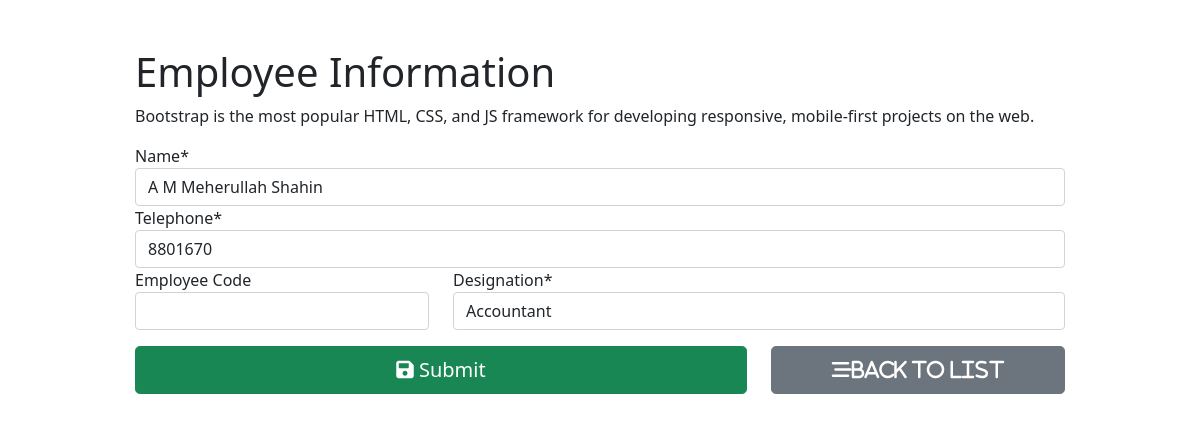
Page /employee/2/ on the earlier database version.
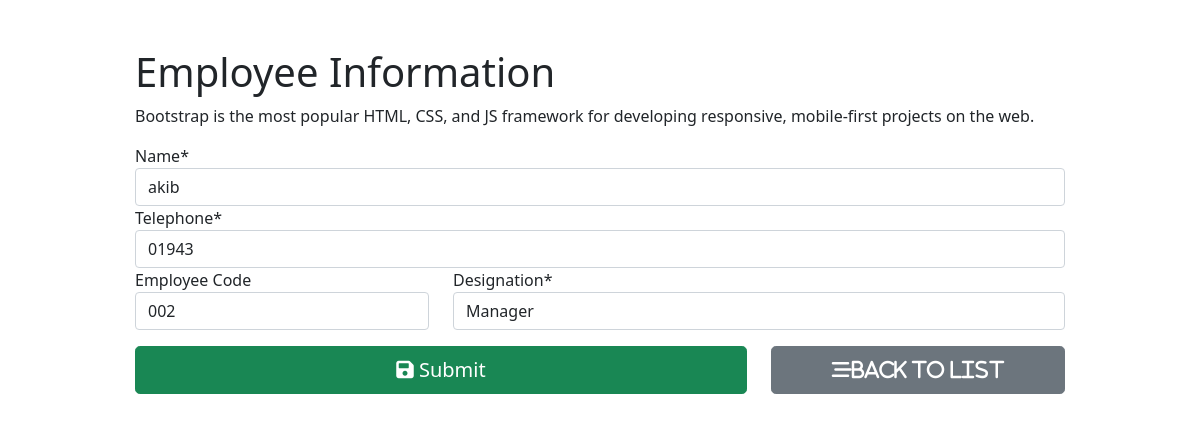
Same page on the later database version.
### employee_reg/models.py (models this page shows)
class Employee(models.Model):
    fullName = models.CharField(max_length=100)
    emp_code = models.CharField(max_length=20)
    mobileNo = models.CharField(max_length=15)
    position = models.ForeignKey(Position,on_delete=models.CASCADE)

### employee_reg/views.py (the view, shortened to what this page needs)
# urls.py: path('', views.employee_form,name='employee_insert'),
def employee_form(request,id = 0):
    if request.method == "GET":
        if id == 0:
            form = EmployeeForm()
        else:
            employee = Employee.objects.get(pk = id)
            form = EmployeeForm(instance = employee)
        return render(request,'employee_reg/employee_form.html',{'form':form})

### employee_reg/forms.py
class EmployeeForm(forms.ModelForm):
    class Meta:
        model = Employee
        fields = ('fullName','mobileNo','emp_code','position')
        labels = {
            'fullName' : 'Name',
            'mobileNo' : 'Telephone',
            'emp_code':'Employee Code',
            'position': 'Designation'
        }
    def __init__(self, *args, **kwargs):
        super(EmployeeForm,self).__init__(*args, **kwargs)
        self.fields['position'].empty_label = "Select"
        self.fields['emp_code'].required = False

### employee_reg/models.py (called while the page is built)
    def __str__(self):
        return self.title

### employee_reg/templates/employee_reg/employee_form.html (shortened to what this page needs)
{% extends "employee_reg/base.html" %}
{% load crispy_forms_tags %}
{% block content %}
<form action="" method="POST" autocomplete="off">
    {{form.fullName|as_crispy_field}}
    {{form.mobileNo|as_crispy_field}}
    <div class="row">
        <div class="col-md-4">
            {{form.emp_code|as_crispy_field}}
        </div>
        <div class="col-md-8">
            {{form.position|as_crispy_field}}
        </div>
    </div>
    <div class="row pt-3">
        <div class="col-md-8 d-grid gap-2">
            <button type = "Submit" class="btn btn-success btn-block btn-lg"><i class="fas fa-save"></i> Submit</button>
        </div>
        <div class="col-md-4 d-grid gap-2">
            <a href="{% url 'employee_list' %}" class="btn btn-secondary btn-block btn-lg">
                <i class="fas fa-stream">Back To List</i>
            </a>
        </div>
    </div>
</form>
    {% endblock content %}

Differences in the rows shown:
changed Employee: fullName "A M Meherullah Shahin" → "akib"; mobileNo "8801670" → "01943"; emp_code (not shown) → "002"; position "Accountant" → "Manager"
